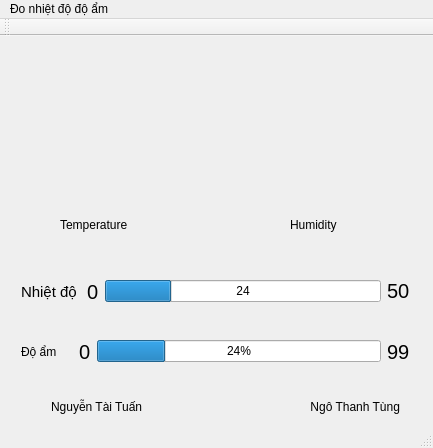
<?xml version="1.0" encoding="UTF-8"?>
<ui version="4.0">
 <class>MainWindow</class>
 <widget class="QMainWindow" name="MainWindow">
  <property name="geometry">
   <rect>
    <x>0</x>
    <y>0</y>
    <width>433</width>
    <height>448</height>
   </rect>
  </property>
  <property name="windowTitle">
   <string>MainWindow</string>
  </property>
  <widget class="QWidget" name="centralWidget">
   <widget class="QWidget" name="horizontalLayoutWidget">
    <property name="geometry">
     <rect>
      <x>10</x>
      <y>230</y>
      <width>411</width>
      <height>51</height>
     </rect>
    </property>
    <layout class="QHBoxLayout" name="horizontalLayout">
     <item>
      <widget class="QLabel" name="label_7">
       <property name="font">
        <font>
         <pointsize>11</pointsize>
        </font>
       </property>
       <property name="text">
        <string>Nhiệt độ </string>
       </property>
      </widget>
     </item>
     <item>
      <widget class="QLabel" name="label_3">
       <property name="font">
        <font>
         <pointsize>15</pointsize>
        </font>
       </property>
       <property name="text">
        <string>0</string>
       </property>
      </widget>
     </item>
     <item>
      <widget class="QProgressBar" name="progressBar_2">
       <property name="value">
        <number>24</number>
       </property>
       <property name="format">
        <string>%v</string>
       </property>
      </widget>
     </item>
     <item>
      <widget class="QLabel" name="label_4">
       <property name="font">
        <font>
         <pointsize>15</pointsize>
        </font>
       </property>
       <property name="lineWidth">
        <number>2</number>
       </property>
       <property name="text">
        <string>50</string>
       </property>
       <property name="textFormat">
        <enum>Qt::RichText</enum>
       </property>
      </widget>
     </item>
    </layout>
   </widget>
   <widget class="QWidget" name="horizontalLayoutWidget_2">
    <property name="geometry">
     <rect>
      <x>10</x>
      <y>290</y>
      <width>411</width>
      <height>51</height>
     </rect>
    </property>
    <layout class="QHBoxLayout" name="horizontalLayout_2">
     <item>
      <widget class="QLabel" name="label_8">
       <property name="text">
        <string>Độ ẩm     </string>
       </property>
      </widget>
     </item>
     <item>
      <widget class="QLabel" name="label_5">
       <property name="font">
        <font>
         <pointsize>15</pointsize>
        </font>
       </property>
       <property name="text">
        <string>0</string>
       </property>
      </widget>
     </item>
     <item>
      <widget class="QProgressBar" name="progressBar">
       <property name="value">
        <number>24</number>
       </property>
      </widget>
     </item>
     <item>
      <widget class="QLabel" name="label_6">
       <property name="font">
        <font>
         <pointsize>15</pointsize>
        </font>
       </property>
       <property name="text">
        <string>99</string>
       </property>
      </widget>
     </item>
    </layout>
   </widget>
   <widget class="QWidget" name="horizontalLayoutWidget_3">
    <property name="geometry">
     <rect>
      <x>40</x>
      <y>350</y>
      <width>371</width>
      <height>31</height>
     </rect>
    </property>
    <layout class="QHBoxLayout" name="horizontalLayout_3">
     <property name="bottomMargin">
      <number>0</number>
     </property>
     <item>
      <widget class="QLabel" name="label">
       <property name="font">
        <font>
         <pointsize>9</pointsize>
        </font>
       </property>
       <property name="text">
        <string>Nguyễn Tài Tuấn</string>
       </property>
      </widget>
     </item>
     <item>
      <widget class="QLabel" name="label_2">
       <property name="font">
        <font>
         <pointsize>9</pointsize>
        </font>
       </property>
       <property name="text">
        <string>Ngô Thanh Tùng</string>
       </property>
       <property name="alignment">
        <set>Qt::AlignRight|Qt::AlignTrailing|Qt::AlignVCenter</set>
       </property>
      </widget>
     </item>
    </layout>
   </widget>
   <widget class="QCustomPlot" name="plotTemp" native="true">
    <property name="geometry">
     <rect>
      <x>10</x>
      <y>-1</y>
      <width>191</width>
      <height>171</height>
     </rect>
    </property>
   </widget>
   <widget class="QCustomPlot" name="plotHumid" native="true">
    <property name="geometry">
     <rect>
      <x>220</x>
      <y>0</y>
      <width>201</width>
      <height>171</height>
     </rect>
    </property>
   </widget>
   <widget class="QLabel" name="label_9">
    <property name="geometry">
     <rect>
      <x>60</x>
      <y>180</y>
      <width>91</width>
      <height>17</height>
     </rect>
    </property>
    <property name="text">
     <string>Temperature</string>
    </property>
   </widget>
   <widget class="QLabel" name="label_10">
    <property name="geometry">
     <rect>
      <x>290</x>
      <y>180</y>
      <width>71</width>
      <height>17</height>
     </rect>
    </property>
    <property name="text">
     <string>Humidity</string>
    </property>
   </widget>
  </widget>
  <widget class="QMenuBar" name="menuBar">
   <property name="geometry">
    <rect>
     <x>0</x>
     <y>0</y>
     <width>433</width>
     <height>26</height>
    </rect>
   </property>
   <widget class="QMenu" name="menu_o_nhi_t_m">
    <property name="title">
     <string>Đo nhiệt độ độ ẩm</string>
    </property>
   </widget>
   <addaction name="menu_o_nhi_t_m"/>
  </widget>
  <widget class="QToolBar" name="mainToolBar">
   <attribute name="toolBarArea">
    <enum>TopToolBarArea</enum>
   </attribute>
   <attribute name="toolBarBreak">
    <bool>false</bool>
   </attribute>
  </widget>
  <widget class="QStatusBar" name="statusBar"/>
 </widget>
 <layoutdefault spacing="6" margin="11"/>
 <customwidgets>
  <customwidget>
   <class>QCustomPlot</class>
   <extends>QWidget</extends>
   <header location="global">qcustomplot.h</header>
   <container>1</container>
  </customwidget>
 </customwidgets>
 <resources/>
 <connections/>
</ui>
